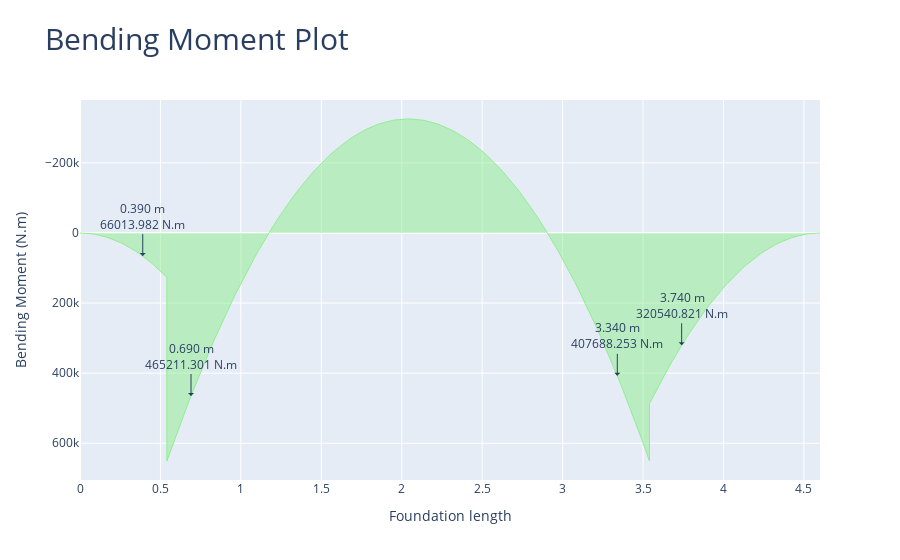

Here is the notebook cell this chart was saved with:
### Markdown cell above
#### Show the bending moment diagram in x direction showing the design bending moment

### Code cell
comb_footing_design.plot_bending_moment_X()

### Figure 1 — Plotly figure (JSON) as saved in the notebook; plotly's stock layout.template omitted (floating-point values rounded to 4 significant figures; data arrays with more than 128 entries replaced by an {"elided": "..."} marker saying what was removed)
{"data": [{"fill": "tozeroy", "hovertemplate": "x: %{x:.3f} %{meta[0]}<br>f(x): %{y:.3f} %{meta[1]}", "line": {"color": "lightgreen", "width": 1}, "meta": ["m", "N.m"], "mode": "lines", "name": "Bending Moment", "type": "scatter", "x": {"elided": "206 float values"}, "y": {"elided": "206 float values"}}], "layout": {"annotations": [{"arrowhead": 1, "ax": 0, "ay": -40, "showarrow": true, "text": "0.390 m<br>66013.982 N.m", "x": 0.39, "xref": "x", "y": 66010.0, "yref": "y"}, {"arrowhead": 1, "ax": 0, "ay": -40, "showarrow": true, "text": "0.690 m<br>465211.301 N.m", "x": 0.69, "xref": "x", "y": 465200.0, "yref": "y"}, {"arrowhead": 1, "ax": 0, "ay": -40, "showarrow": true, "text": "3.340 m<br>407688.253 N.m", "x": 3.34, "xref": "x", "y": 407700.0, "yref": "y"}, {"arrowhead": 1, "ax": 0, "ay": -40, "showarrow": true, "text": "3.740 m<br>320540.821 N.m", "x": 3.74, "xref": "x", "y": 320500.0, "yref": "y"}], "title": {"font": {"size": 30}, "text": "Bending Moment Plot"}, "xaxis": {"title": {"text": "Foundation length"}}, "yaxis": {"autorange": "reversed", "title": {"text": "Bending Moment (N.m)"}}}}
